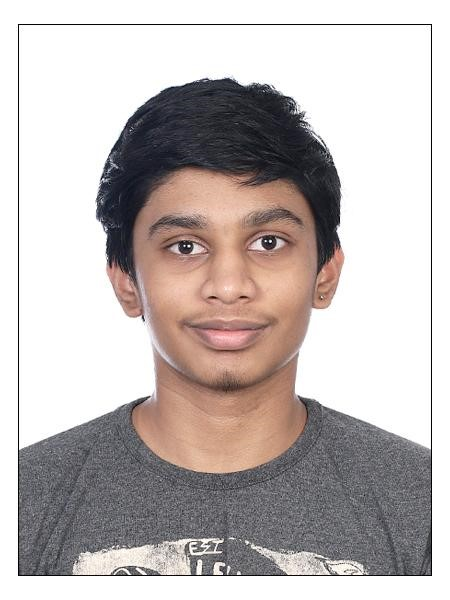
#> input picture assets/photo.jpg, 450 x 600 px, found by its file name
$ python make_ascii_svg.py assets/photo.jpg assets/ascii.svg
#> lines starting #> are read from the running program, lines starting #| are printed output that depends on the picture
#!/usr/bin/env python3
"""
make_ascii_svg.py - Animated ASCII Self-Portrait Generator for GitHub Profiles

Converts a high-resolution photo (or generates a default AI/SWE avatar) into an
animated SVG featuring:
  - macOS Terminal window styling
  - Terminal boot sequence (`> Initializing profile...`)
  - Animated typing of name & introduction
  - Sequential reveal / "typing" of the ASCII portrait with subtle monochrome tones
  - Infinite blinking cursor (`█`)
  - Footer tagline & tech stack icons/text

Usage:
    python make_ascii_svg.py [photo.jpg] [ascii.svg] [options]

Examples:
    python make_ascii_svg.py assets/photo.jpg assets/ascii.svg
    python make_ascii_svg.py --demo assets/ascii.svg
    python make_ascii_svg.py photo.jpg ascii.svg --cols 100 --remove-bg
"""

import os
import sys
import argparse
import math

try:
    from PIL import Image, ImageEnhance, ImageOps, ImageFilter
except ImportError:
    print("Error: Pillow (PIL) is required. Install via: pip install pillow", file=sys.stderr)
    sys.exit(1)

# Optional dependencies for advanced background removal & OpenCV
try:
    import numpy as np
except ImportError:
    np = None

try:
    from rembg import remove as rembg_remove
except ImportError:
    rembg_remove = None

try:
    import cv2
except ImportError:
    cv2 = None


# Extended and compact ASCII character sets (ordered from dark/empty to light/dense)
ASCII_CHARSETS = {
    "standard": " .:-=+*#%@",
    "detailed": " .'`^\",:;Il!i><~+_-?][}{1)(|\\/tfjrxnuvczXYUJCLQ0OZmwqpdbkhao*#WM&8%B@$",
    "blocks": " ░▒▓█",
    "matrix": " .:=+*#10",
}

# Monochrome gray palette matching GitHub Dark Mode (#0d1117 / #161b22)
PALETTE_GRAYS = [
    "#f8fafc",  # 0: Brightest white/gray
    "#e2e8f0",  # 1: Very light gray
    "#cbd5e1",  # 2: Light slate
    "#94a3b8",  # 3: Medium slate
    "#64748b",  # 4: Darker slate
    "#475569",  # 5: Dark gray
    "#334155",  # 6: Deep slate
]


def remove_background_if_requested(img: Image.Image, use_rembg: bool = False) -> Image.Image:
    """Removes image background using rembg if available/requested, or returns cleaned image."""
    if use_rembg and rembg_remove is not None:
        print("-> Applying AI background removal (rembg)...")
        res = rembg_remove(img)
        if isinstance(res, Image.Image):
            bbox = res.getbbox()
            if bbox:
                res = res.crop(bbox)
            return res
    return img


def preprocess_image(img: Image.Image, cols: int = 84, char_aspect: float = 0.55, enhance_contrast: float = 1.3, max_rows: int = 26) -> Image.Image:
    """Resizes and enhances the image for optimal ASCII representation."""
    # If image has transparency, composite onto black background first
    if img.mode in ("RGBA", "LA") or (img.mode == "P" and "transparency" in img.info):
        rgba = img.convert("RGBA")
        bg = Image.new("RGBA", rgba.size, (0, 0, 0, 255))
        bg.alpha_composite(rgba)
        img = bg.convert("L")
    else:
        img = img.convert("L")

    # Auto-contrast and enhancement
    img = ImageOps.autocontrast(img, cutoff=1)
    if enhance_contrast != 1.0:
        enhancer = ImageEnhance.Contrast(img)
        img = enhancer.enhance(enhance_contrast)

    # Sharpen slightly to make edges stand out in ASCII
    img = img.filter(ImageFilter.SHARPEN)

    # Calculate dimensions taking into account font aspect ratio (characters are taller than wide)
    orig_width, orig_height = img.size
    rows = int((orig_height / orig_width) * cols * char_aspect)

    # Cap rows at max_rows to prevent tall photos from making the SVG excessively tall
    if rows > max_rows:
        cols = max(30, int(max_rows / ((orig_height / orig_width) * char_aspect)))
        rows = max_rows

    rows = max(15, min(rows, max_rows))

    img = img.resize((cols, rows), Image.Resampling.LANCZOS)
    return img


def generate_demo_avatar(cols: int = 86, rows: int = 42) -> list[str]:
    """Generates a high-tech silhouette / code-matrix avatar when no photo is provided."""
    grid = []
    center_x = cols / 2.0
    center_y = rows / 2.2

    chars = ASCII_CHARSETS["detailed"]
    for y in range(rows):
        line_chars = []
        for x in range(cols):
            # Normalised distances
            dx = (x - center_x) / (cols * 0.35)
            dy = (y - center_y) / (rows * 0.45)

            # Head circle
            head_dist = math.sqrt(dx**2 + (dy + 0.2)**2)
            # Shoulders / torso ellipse
            torso_dist = math.sqrt((dx * 0.7)**2 + max(0, dy - 0.35)**2)

            # Combine shapes
            val = min(head_dist / 0.65, torso_dist / 0.85)

            # Add subtle geometric patterns/matrix texture
            pattern = math.sin(x * 0.4) * math.cos(y * 0.6) * 0.15
            val = val + pattern

            if val < 0.6:
                # Dense core
                char_idx = int((val / 0.6) * (len(chars) * 0.5))
            elif val < 1.0:
                # Outer glow / edges
                char_idx = int(len(chars) * 0.5 + ((val - 0.6) / 0.4) * (len(chars) * 0.5 - 1))
            else:
                char_idx = len(chars) - 1

            char_idx = max(0, min(len(chars) - 1, char_idx))
            line_chars.append(chars[char_idx])
        grid.append("".join(line_chars))
    return grid


def image_to_ascii_grid(img: Image.Image, charset_name: str = "detailed", invert: bool = False) -> list[tuple[str, int]]:
    """Converts a PIL grayscale image into a list of lines with color/intensity index."""
    chars = ASCII_CHARSETS.get(charset_name, ASCII_CHARSETS["detailed"])
    if invert:
        chars = chars[::-1]

    width, height = img.size
    pixels = img.load()

    ascii_grid = []
    for y in range(height):
        line_str = []
        for x in range(width):
            pixel_val = pixels[x, y]
            # Force background / dark pixels to non-breaking space
            if pixel_val < 15:
                char = "&#160;"
            else:
                char_idx = int(((pixel_val - 15) / 240.0) * (len(chars) - 1))
                char = chars[max(0, min(len(chars) - 1, char_idx))]
                # Escape XML/SVG special characters
                if char == "&": char = "&amp;"
                elif char == "<": char = "&lt;"
                elif char == ">": char = "&gt;"
                elif char == '"': char = "&quot;"
                elif char == " ": char = "&#160;"  # Non-breaking space for alignment
            line_str.append(char)
        ascii_grid.append("".join(line_str))
    return ascii_grid


def escape_xml(text: str) -> str:
    """Escapes strings for XML/SVG output."""
    return (text.replace("&", "&amp;")
                .replace("<", "&lt;")
                .replace(">", "&gt;")
                .replace('"', "&quot;"))


def generate_animated_svg(
    ascii_lines: list[str],
    output_path: str,
    name: str = "KRISHNA PRABHAV",
    title: str = "SWE & AI Systems Engineer",
    tagline: str = "Building scalable software one commit at a time • Distributed Systems • AI",
    stack: str = "Go • Python • TypeScript • Redis • PostgreSQL • PyTorch",
    font_size: int = 10,
    line_height: int = 11,
    padding: int = 30
):
    """Generates the full self-contained animated SVG with terminal boot sequence and typing effects."""
    num_rows = len(ascii_lines)
    max_line_len = max(len(line.replace("&#160;", " ").replace("&amp;", "&").replace("&lt;", "<").replace("&gt;", ">").replace("&quot;", '"')) for line in ascii_lines)

    # Calculate SVG dimensions
    # Monospace character width is typically ~0.6 * font_size
    char_width = font_size * 0.602
    content_width = max(820, int(max_line_len * char_width) + padding * 2 + 40)

    header_height = 180  # Window bar + Boot sequence + Name/Title
    portrait_height = num_rows * line_height
    footer_height = 75   # Tagline + Stack + padding
    total_height = header_height + portrait_height + footer_height

    # Animation timings
    t_boot1 = 0.2
    t_boot2 = 0.8
    t_boot3 = 1.4
    t_boot4 = 2.0
    t_name = 2.6
    t_portrait_start = 3.2
    t_portrait_duration = 2.4
    t_row_step = t_portrait_duration / max(1, num_rows)
    t_footer = t_portrait_start + t_portrait_duration + 0.4

    svg_parts = [
        f'<?xml version="1.0" encoding="UTF-8"?>',
        f'<svg xmlns="http://www.w3.org/2000/svg" viewBox="0 0 {content_width} {total_height}" width="100%" height="100%" style="background: #0d1117; font-family: \'JetBrains Mono\', \'Fira Code\', Consolas, \'Courier New\', monospace;">',
        f'  <defs>',
        f'    <style>',
        f'      @import url("https://fonts.googleapis.com/css2?family=JetBrains+Mono:wght@400;600;700&amp;display=swap");',
        f'      .bg-rect {{ fill: #0d1117; stroke: #30363d; stroke-width: 1.5px; rx: 12px; }}',
        f'      .header-bar {{ fill: #161b22; }}',
        f'      .title-text {{ font-size: 13px; fill: #8b949e; font-weight: 600; text-anchor: middle; }}',
        f'      .boot-text {{ font-size: 13px; fill: #58a6ff; font-weight: 600; opacity: 0; }}',
        f'      .boot-success {{ fill: #3fb950; }}',
        f'      .name-text {{ font-size: 22px; fill: #f0f6fc; font-weight: 700; letter-spacing: 2px; opacity: 0; }}',
        f'      .role-text {{ font-size: 14px; fill: #a5d6ff; font-weight: 600; opacity: 0; }}',
        f'      .ascii-row {{ font-size: {font_size}px; font-weight: 600; letter-spacing: 0px; white-space: pre; opacity: 0; }}',
        f'      .footer-tagline {{ font-size: 13.5px; fill: #e2e8f0; font-weight: 600; text-anchor: middle; opacity: 0; }}',
        f'      .footer-stack {{ font-size: 12.5px; fill: #7d8590; font-weight: 400; text-anchor: middle; opacity: 0; }}',
        f'      .cursor {{ fill: #58a6ff; font-weight: 700; animation: blink 1s infinite; }}',
        f'      ',
        f'      @keyframes fadeIn {{',
        f'        0% {{ opacity: 0; transform: translateY(3px); }}',
        f'        100% {{ opacity: 1; transform: translateY(0); }}',
        f'      }}',
        f'      @keyframes blink {{',
        f'        0%, 49% {{ opacity: 1; }}',
        f'        50%, 100% {{ opacity: 0; }}',
        f'      }}',
        f'      ',
        f'      .boot-1 {{ animation: fadeIn 0.4s ease forwards {t_boot1:.2f}s; }}',
        f'      .boot-2 {{ animation: fadeIn 0.4s ease forwards {t_boot2:.2f}s; }}',
        f'      .boot-3 {{ animation: fadeIn 0.4s ease forwards {t_boot3:.2f}s; }}',
        f'      .boot-4 {{ animation: fadeIn 0.4s ease forwards {t_boot4:.2f}s; }}',
        f'      .name-anim {{ animation: fadeIn 0.6s cubic-bezier(0.16, 1, 0.3, 1) forwards {t_name:.2f}s; }}',
        f'      .role-anim {{ animation: fadeIn 0.6s cubic-bezier(0.16, 1, 0.3, 1) forwards {t_name + 0.2:.2f}s; }}',
        f'      .footer-anim {{ animation: fadeIn 0.8s ease forwards {t_footer:.2f}s; }}',
        f'    </style>',
        f'  </defs>',
        f'  ',
        f'  <!-- Terminal Window Container -->',
        f'  <rect class="bg-rect" x="4" y="4" width="{content_width - 8}" height="{total_height - 8}" />',
        f'  <path class="header-bar" d="M 5 16 A 11 11 0 0 1 16 5 L {content_width - 16} 5 A 11 11 0 0 1 {content_width - 5} 16 L {content_width - 5} 36 L 5 36 Z" />',
        f'  <line x1="5" y1="36" x2="{content_width - 5}" y2="36" stroke="#30363d" stroke-width="1" />',
        f'  ',
        f'  <!-- macOS Window Control Buttons -->',
        f'  <circle cx="26" cy="20" r="6" fill="#ff5f56" />',
        f'  <circle cx="46" cy="20" r="6" fill="#ffbd2e" />',
        f'  <circle cx="66" cy="20" r="6" fill="#27c93f" />',
        f'  <text class="title-text" x="{content_width / 2}" y="24">krishna-prabhav@systems-node ~ profile --render</text>',
        f'  ',
        f'  <!-- Boot Sequence -->',
        f'  <g transform="translate({padding + 10}, 60)">',
        f'    <text class="boot-text boot-1" y="0">&gt; Initializing profile environment...</text>',
        f'    <text class="boot-text boot-2" y="18">&gt; Loading engineer specifications: <tspan fill="#f0f6fc">SWE + AI Systems Engineer</tspan>...</text>',
        f'    <text class="boot-text boot-3" y="36">&gt; Loading distributed systems modules &amp; neural weights...</text>',
        f'    <text class="boot-text boot-4" y="54">&gt; Rendering ASCII self-portrait... <tspan class="boot-success">[OK]</tspan></text>',
        f'  </g>',
        f'  ',
        f'  <!-- Name & Title Banner -->',
        f'  <g transform="translate({padding + 10}, 155)">',
        f'    <text class="name-text name-anim" y="0">{escape_xml(name)}</text>',
        f'    <text class="role-text role-anim" x="{int(len(name) * 13.5) + 20}" y="-2">// {escape_xml(title)}</text>',
        f'  </g>',
        f'  ',
        f'  <!-- Animated ASCII Portrait Container -->',
        f'  <g transform="translate({padding + 10}, {header_height})">'
    ]

    # Add ASCII lines with staggered animation and subtle gray palette mapping
    for idx, line in enumerate(ascii_lines):
        delay = t_portrait_start + (idx * t_row_step)
        y_pos = (idx + 1) * line_height

        # Vary gray shade slightly by row or intensity to create rich depth
        gray_color = PALETTE_GRAYS[idx % len(PALETTE_GRAYS)] if idx % 3 == 0 else "#cbd5e1"
        if idx < num_rows * 0.15 or idx > num_rows * 0.85:
            gray_color = "#64748b"
        elif idx % 2 == 0:
            gray_color = "#94a3b8"

        row_style = f'animation: fadeIn 0.35s ease forwards {delay:.3f}s; fill: {gray_color};'
        svg_parts.append(f'    <text class="ascii-row" x="0" y="{y_pos}" style="{row_style}">{line}</text>')

    # Add blinking cursor after portrait finishes
    cursor_x = max(10, min(content_width - padding * 2, int(max_line_len * char_width) + 12))
    cursor_y = num_rows * line_height
    svg_parts.append(f'    <text class="ascii-row cursor" x="{cursor_x}" y="{cursor_y}" style="animation: fadeIn 0.1s forwards {t_footer:.2f}s, blink 1s infinite {t_footer:.2f}s;">█</text>')
    svg_parts.append('  </g>')

    # Footer Section (Tagline & Tech Stack)
    footer_y = header_height + portrait_height + 35
    svg_parts.extend([
        f'  <line x1="{padding}" y1="{footer_y - 18}" x2="{content_width - padding}" y2="{footer_y - 18}" stroke="#21262d" stroke-width="1" />',
        f'  <g class="footer-anim" transform="translate({content_width / 2}, {footer_y})">',
        f'    <text class="footer-tagline" y="8">{escape_xml(tagline)}</text>',
        f'    <text class="footer-stack" y="30">{escape_xml(stack)}</text>',
        f'  </g>',
        f'</svg>'
    ])

    # Ensure directory exists and write
    os.makedirs(os.path.dirname(os.path.abspath(output_path)), exist_ok=True)
    with open(output_path, "w", encoding="utf-8") as f:
        f.write("\n".join(svg_parts))
    print(f"-> Successfully generated animated SVG: {output_path}")


def main():
    parser = argparse.ArgumentParser(description="Generate Animated ASCII Self-Portrait SVG for GitHub Profile")
    parser.add_argument("input", nargs="?", default="", help="Path to input photo (e.g. assets/photo.jpg)")
    parser.add_argument("output", nargs="?", default="assets/ascii.svg", help="Path to output SVG (default: assets/ascii.svg)")
    parser.add_argument("--demo", action="store_true", help="Generate demo avatar silhouette without an input photo")
    parser.add_argument("--cols", type=int, default=84, help="Number of character columns (default: 84)")
    parser.add_argument("--max-rows", type=int, default=26, help="Maximum portrait rows/height (default: 26)")
    parser.add_argument("--charset", choices=list(ASCII_CHARSETS.keys()), default="detailed", help="Character density set to use")
    parser.add_argument("--remove-bg", action="store_true", help="Use rembg AI background removal before processing")
    parser.add_argument("--name", default="KRISHNA PRABHAV", help="Name to display on header")
    parser.add_argument("--title", default="SWE & AI Systems Engineer", help="Role/Title subtitle")
    parser.add_argument("--tagline", default="Building scalable software • Distributed Systems • AI", help="Footer tagline text")
    parser.add_argument("--stack", default="Go • Python • TypeScript • Redis • PostgreSQL • PyTorch • ONNX", help="Tech stack summary")
    parser.add_argument("--contrast", type=float, default=1.3, help="Contrast enhancement factor (default: 1.3)")
    parser.add_argument("--invert", action="store_true", help="Invert ASCII density mapping")

    args = parser.parse_args()

    print("==========================================================")
    print("  Animated ASCII Self-Portrait SVG Generator (`make_ascii_svg.py`)")
    print("==========================================================")

    if not args.input or args.demo or not os.path.exists(args.input):
        if args.input and not args.demo:
            print(f"Notice: Input file '{args.input}' not found. Generating high-tech demo avatar silhouette...")
        else:
            print("Notice: Generating high-tech demo avatar silhouette (use `python make_ascii_svg.py assets/photo.jpg assets/ascii.svg` when ready with your photo)...")
        ascii_grid = generate_demo_avatar(cols=args.cols, rows=min(args.max_rows, int(args.cols * 0.48)))
    else:
        print(f"-> Loading image: {args.input}")
        img = Image.open(args.input)
#> img is the input picture: PIL image 450x600 RGB; mean R, G, B 193.3, 185.5, 183.7
        img = remove_background_if_requested(img, use_rembg=args.remove_bg)
        print("-> Preprocessing image and mapping to high-density ASCII grid...")
        img = preprocess_image(img, cols=args.cols, enhance_contrast=args.contrast, max_rows=args.max_rows)
#> in preprocess_image, `img = img.convert("L")`:
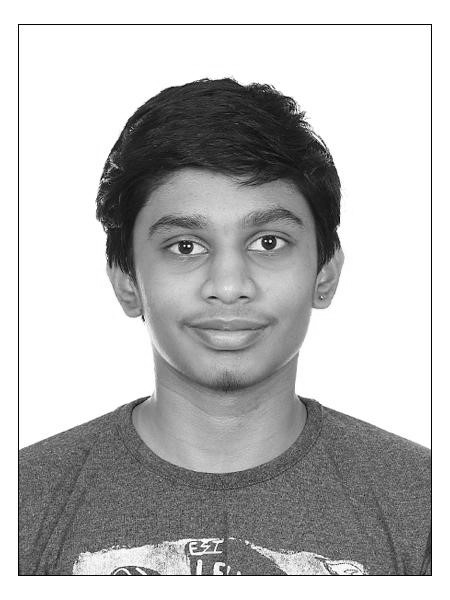
#> img: PIL image 450x600 L; min 0, max 255, mean 187.6
#> in preprocess_image, `img = ImageOps.autocontrast(img, cutoff=1)`:
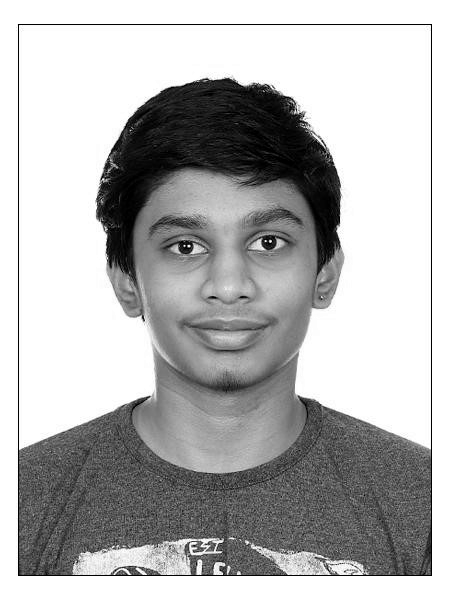
#> img: PIL image 450x600 L; min 0, max 255, mean 180.5
#> in preprocess_image, `img = enhancer.enhance(enhance_contrast)`:
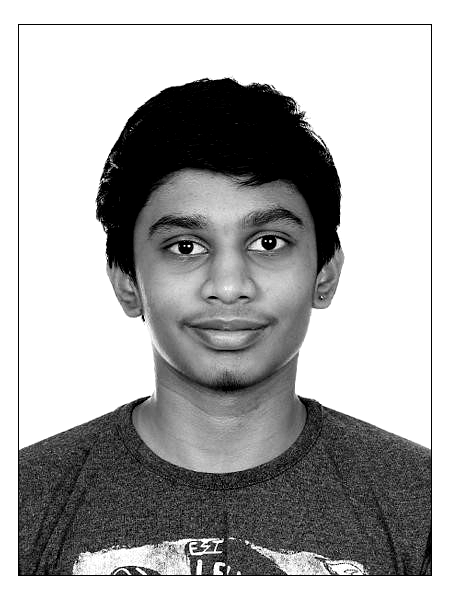
#> img: PIL image 450x600 L; min 0, max 255, mean 171.9
#> in preprocess_image, `img = img.resize((cols, rows), Image.Resampling.LANCZOS)`:
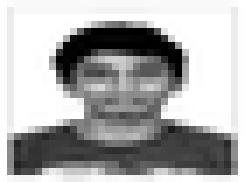
#> img: PIL image 35x26 L (shown 7 times larger); min 0, max 255, mean 171.9
        ascii_grid = image_to_ascii_grid(img, charset_name=args.charset, invert=args.invert)
#> after the loop in image_to_ascii_grid, `for y in range(height):`: ascii_grid = 26 items
#> ascii_grid = 26 items

    print(f"-> Generating SVG animation ({len(ascii_grid)} lines x ~{len(ascii_grid[0])} chars)...")
#> (printed output is left out)
    generate_animated_svg(
        ascii_lines=ascii_grid,
        output_path=args.output,
        name=args.name,
        title=args.title,
        tagline=args.tagline,
        stack=args.stack
    )
#> in generate_animated_svg, `num_rows = len(ascii_lines)`: num_rows = 26
#> in generate_animated_svg, `max_line_len = max(len(line.replace("&#160;", " ").replace("&amp;", "&..`: max_line_len = 35
#> in generate_animated_svg, `content_width = max(820, int(max_line_len * char_width) + padding * 2 ..`: content_width = 820
#> in generate_animated_svg, `portrait_height = num_rows * line_height`: portrait_height = 286
#> in generate_animated_svg, `total_height = header_height + portrait_height + footer_height`: total_height = 541
#> in generate_animated_svg, `t_row_step = t_portrait_duration / max(1, num_rows)`: t_row_step = 0.0923
#> the loop in generate_animated_svg, `for idx, line in enumerate(ascii_lines):` made 26 passes
#> (line, delay, y_pos) on passes 1, 2, 3, 4, 13, 14, 15, 16, 17, 18: ('$BBBBBBBBBBBBBBBBBBBBBBBBBBBBBBBBB$', 3.2, 11), ('@W%%%%%%%%%%%%8888888%%%%%%%%%%%%W@', 3.29, 22), ('@M$$$$$$$$$@$$$$$$$$$$$$$$$$$$$$$M@', 3.38, 33), ('@M$$$$$$$@$$WmUf/)cQL*$$@$$$$$$$$M@', 3.48, 44), ('@M$$$$@$Wf1uQpkLzmCcmdZv{/#$@$$$$M@', 4.31, 143), ('@M$$$$$@$dvvjzcuxvnnuur|Oo$$$$$$$M@', 4.4, 154), ('@M$$$$$$@$$Wjtf{\\vx1(j)z$$@$$$$$$M@', 4.49, 165), ('@M$$$$$$@BBBv1fzzzvcn11#BB@@$$$$$M@', 4.58, 176), ('@M$@@@@$$$$$r)-[1+]{-]\\%$$$$@@@@$M@', 4.68, 187), ('@M@$$$$@*Ljrtucf/\\))jr()\\ZoB$$$$@M@', 4.77, 198)
#> (delay, y_pos) on passes 5 to 10: (3.57, 55), (3.66, 66), (3.75, 77), (3.85, 88), (3.94, 99), (4.03, 110)
#> after the loop in generate_animated_svg, `for idx, line in enumerate(ascii_lines):`: svg_parts = 89 items
#> in generate_animated_svg, `cursor_x = max(10, min(content_width - padding * 2, int(max_line_len *..`: cursor_x = 222
#> in generate_animated_svg, `cursor_y = num_rows * line_height`: cursor_y = 286
#> in generate_animated_svg, `footer_y = header_height + portrait_height + 35`: footer_y = 501
    print("==========================================================")
    print("All done! Embed `<img src=\"./assets/ascii.svg\" width=\"860\"/>` inside your README.md.")


if __name__ == "__main__":
    main()
